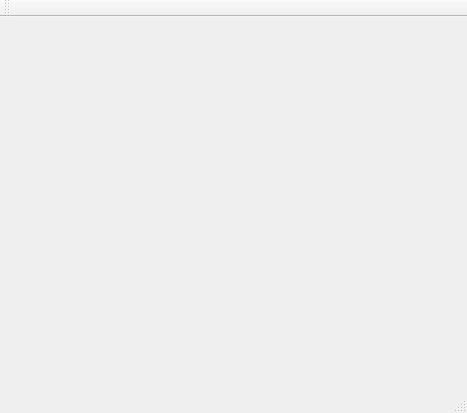
<?xml version="1.0" encoding="UTF-8"?>
<ui version="4.0">
 <class>MainWindow</class>
 <widget class="QMainWindow" name="MainWindow">
  <property name="geometry">
   <rect>
    <x>0</x>
    <y>0</y>
    <width>467</width>
    <height>413</height>
   </rect>
  </property>
  <property name="windowTitle">
   <string>MainWindow</string>
  </property>
  <widget class="QWidget" name="centralWidget">
   <widget class="ColorPickerWidget" name="widget" native="true">
    <property name="geometry">
     <rect>
      <x>60</x>
      <y>40</y>
      <width>194</width>
      <height>252</height>
     </rect>
    </property>
   </widget>
  </widget>
  <widget class="QMenuBar" name="menuBar">
   <property name="geometry">
    <rect>
     <x>0</x>
     <y>0</y>
     <width>467</width>
     <height>24</height>
    </rect>
   </property>
  </widget>
  <widget class="QToolBar" name="mainToolBar">
   <attribute name="toolBarArea">
    <enum>TopToolBarArea</enum>
   </attribute>
   <attribute name="toolBarBreak">
    <bool>false</bool>
   </attribute>
  </widget>
  <widget class="QStatusBar" name="statusBar"/>
 </widget>
 <layoutdefault spacing="6" margin="11"/>
 <customwidgets>
  <customwidget>
   <class>ColorPickerWidget</class>
   <extends>QWidget</extends>
   <header>ColorPicker\ColorPickerWidget.h</header>
   <container>1</container>
  </customwidget>
 </customwidgets>
 <resources/>
 <connections/>
</ui>
